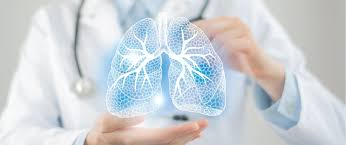
#> input picture images/sol.jpeg, 346 x 145 px
$ python metrics.py images/sol.jpeg
#> lines starting #> are read from the running program, lines starting #| are printed output that depends on the picture; long printed decimals are rounded
from PIL import Image
import numpy as np

def extract_metrics(image_path):
	"""Compute simple per-image metrics for analysis/demo purposes."""
#> called with image_path = 'images/sol.jpeg'
	img = Image.open(image_path).convert('L')
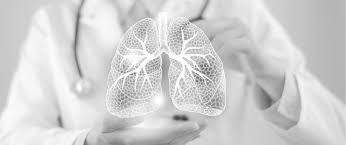
#> img: PIL image 346x145 L; min 58, max 255, mean 209.5
	arr = np.asarray(img, dtype=np.float32) / 255.0
	height, width = arr.shape
#> height = 145; width = 346
	mean_intensity = float(arr.mean())
#> mean_intensity = 0.821
	std_intensity = float(arr.std())
#> std_intensity = 0.1
	min_intensity = float(arr.min())
#> min_intensity = 0.227
	max_intensity = float(arr.max())
#> max_intensity = 1
	return {
		'path': image_path,
		'width': width,
		'height': height,
		'mean': mean_intensity,
		'std': std_intensity,
		'min': min_intensity,
		'max': max_intensity,
	}

if __name__ == '__main__':
	import sys
	for p in sys.argv[1:]:
		m = extract_metrics(p)
#> m = {'path': 'images/sol.jpeg', 'width': 346, 'height': 145, 'mean': 0.821, 'std': 0.1, 'min': 0.227, 'max': 1}
		print(m)
#| {'path': 'images/sol.jpeg', 'width': 346, 'height': 145, 'mean': 0.8215, 'std': 0.1001, 'min': 0.2275, 'max': 1.0}
